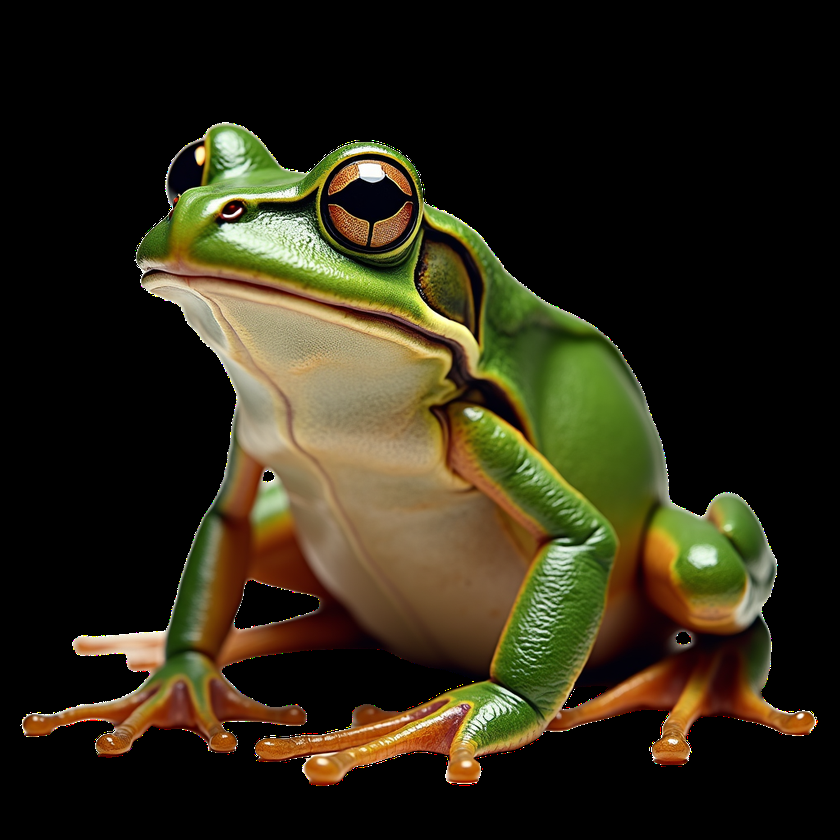
#> input picture examples/images/004.png, 840 x 840 px, shrunk from 1024 x 1024 before the run, found by its file name
$ python ImageCorruption.py   (older library calls are emulated)
#> lines starting #> are read from the running program, lines starting #| are printed output that depends on the picture
import cv2
import numpy as np
import os


def add_realistic_polar_highlight(image_path, output_path, light_dir=(0.5, -0.3, 1.0),
                                  specular_strength=0.8, glossiness=20, env_color=(20, 30, 40)):
    """
    给生物表面添加真实偏振高光（贴合曲面、带环境反光）
    :param image_path: 输入图片路径
    :param output_path: 输出图片路径
    :param light_dir: 光源方向 (x,y,z)，z正方向为光源朝画面内
    :param specular_strength: 高光强度（0-1）
    :param glossiness: 光泽度（值越大，高光越集中）
    :param env_color: 环境反光色（BGR格式，模拟环境色反射）
    """
#> called with image_path = '/root/Polar3D-2/examples/images/004.png', light_dir = (0.5, -0.3, 1), specular_strength = 0.7, glossiness = 15, env_color = (10, 20, 30)
    try:
        # 1. 读取图片并转为浮点型（方便计算）
        image = cv2.imread(image_path).astype(np.float32) / 255.0
        if image is None:
            raise Exception("无法读取图片")
        h, w = image.shape[:2]

        # 2. 计算表面法线（模拟青蛙皮肤的曲面，用高斯模糊+梯度计算）
        gray = cv2.cvtColor((image * 255).astype(np.uint8), cv2.COLOR_BGR2GRAY)
        blur_gray = cv2.GaussianBlur(gray, (5, 5), 0)
        # 计算x/y方向梯度（代表表面法线的x/y分量）
        grad_x = cv2.Sobel(blur_gray, cv2.CV_32F, 1, 0, ksize=3)
        grad_y = cv2.Sobel(blur_gray, cv2.CV_32F, 0, 1, ksize=3)
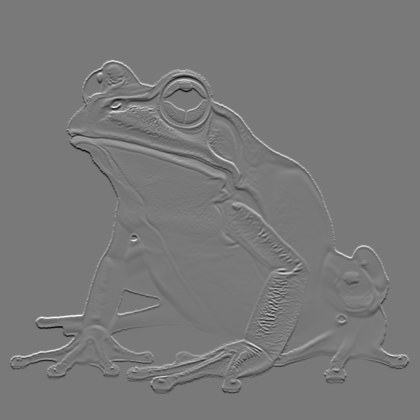
#> grad_y: shape (840, 840) float32 (shown at 1/2 size); min -561, max 619, mean 0; drawn with min black and max white
        # 构造法线向量（归一化）
        norm = np.sqrt(grad_x ** 2 + grad_y ** 2 + 1)
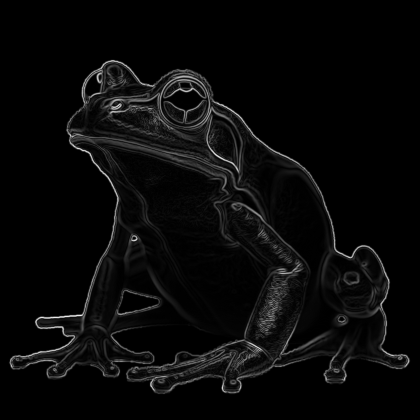
#> norm: shape (840, 840) float32 (shown at 1/2 size); min 1, max 642, mean 24.1; drawn with min black and max white
        normal = np.stack([-grad_x / norm, -grad_y / norm, 1 / norm], axis=-1)
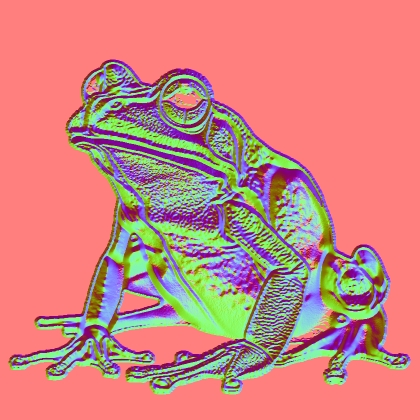
#> normal: shape (840, 840, 3) float32 (shown at 1/2 size); mean of channels 0, 1, 2 0.0117, 0.0421, 0.632; drawn with min black and max white

        # 3. 归一化光源方向
        light_dir = np.array(light_dir, dtype=np.float32)
        light_dir = light_dir / np.linalg.norm(light_dir)

        # 4. 计算高光（Blinn-Phong模型，适合偏振反光）
        # 半程向量（视线方向默认朝画面内，即(0,0,1)）
        view_dir = np.array([0, 0, 1], dtype=np.float32)
        half_dir = (light_dir + view_dir) / np.linalg.norm(light_dir + view_dir)
        # 计算高光强度（贴合曲面）
        specular = np.power(np.clip(np.sum(normal * half_dir, axis=-1), 0, 1), glossiness)
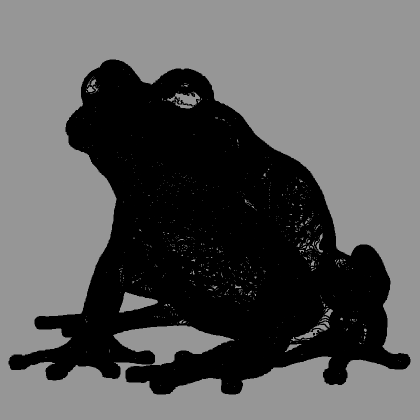
#> specular: shape (840, 840) float32 (shown at 1/2 size); min 0, max 0.589, mean 0.355
        # 叠加环境反光色
        highlight = (np.ones((h, w, 3)) * np.array(env_color) / 255.0) + specular[..., None] * specular_strength
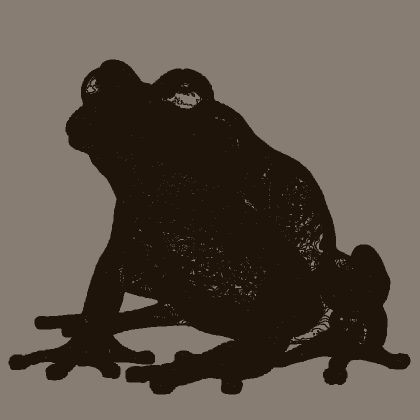
#> highlight: shape (840, 840, 3) float64 (shown at 1/2 size); mean of channels 0, 1, 2 0.288, 0.327, 0.366; drawn as B, G, R
        highlight = np.clip(highlight, 0, 1)  # 限制范围

        # 5. 融合高光与原图（保留细节）
        result = image * (1 - specular_strength * specular[..., None]) + highlight * specular_strength * specular[
            ..., None]
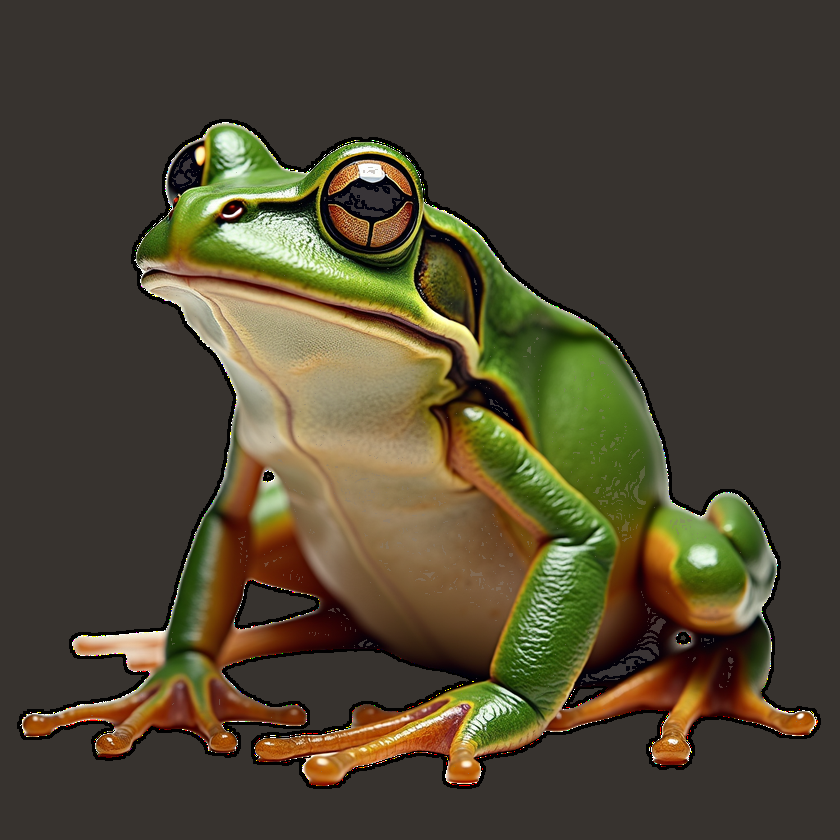
#> result: shape (840, 840, 3) float64; mean B, G, R 0.196, 0.278, 0.308
        result = (np.clip(result, 0, 1) * 255).astype(np.uint8)

        # 6. 创建文件夹并保存
        os.makedirs(os.path.dirname(output_path), exist_ok=True)
        cv2.imwrite(output_path, result)
        print(f"真实偏振高光已保存至：{output_path}")
        return result

    except Exception as e:
        print(f"错误：{str(e)}")
        return None


# ---------------------- 调用（针对这张青蛙图） ----------------------
if __name__ == "__main__":
    add_realistic_polar_highlight(
        image_path="/root/Polar3D-2/examples/images/004.png",  # 替换为你的青蛙图片路径
        output_path="/root/Polar3D-2/examples/HLT_images/004.png",
        light_dir=(0.5, -0.3, 1.0),
        specular_strength=0.7,
        glossiness=15,
        env_color=(10, 20, 30)
    )

$ run again, with examples/images/001.png copied over examples/images/004.png
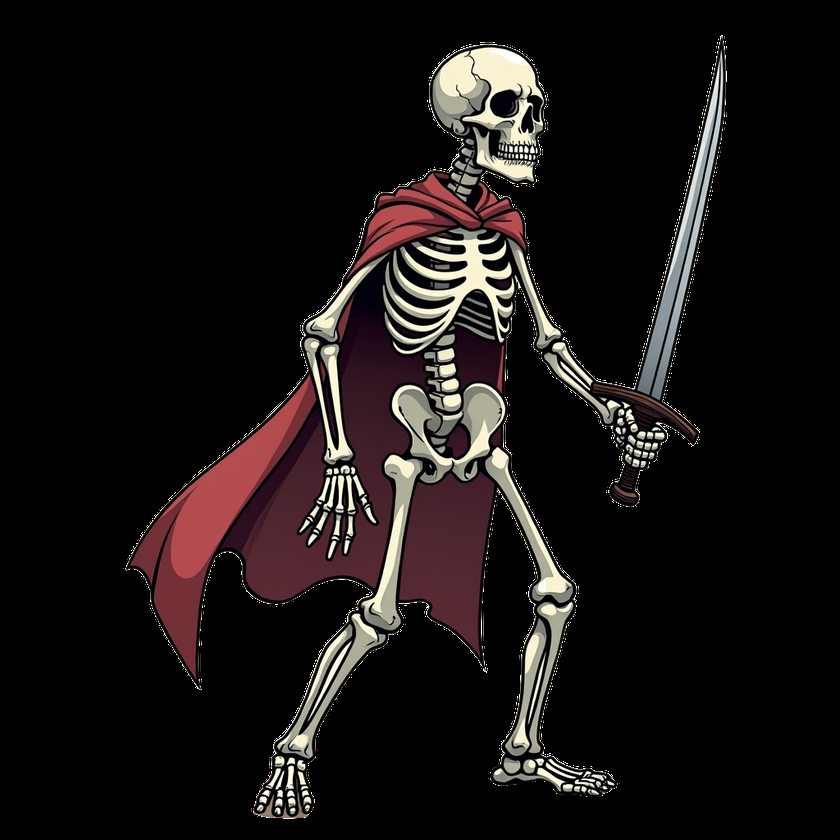
#> input picture examples/images/001.png, 840 x 840 px, shrunk from 1024 x 1024 before the run, found by its file name
#> in add_realistic_polar_highlight, `highlight = (np.ones((h, w, 3)) * np.array(env_color) / 255.0) + specu..`:
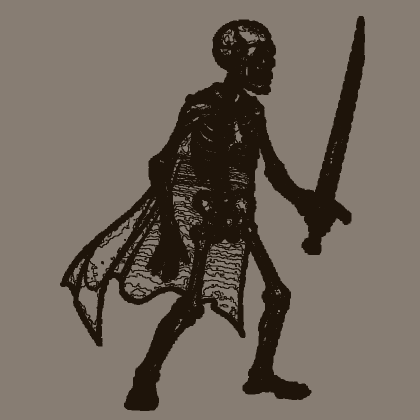
#> highlight: shape (840, 840, 3) float64 (shown at 1/2 size); mean of channels 0, 1, 2 0.362, 0.401, 0.44; drawn as B, G, R
#> in add_realistic_polar_highlight, `result = image * (1 - specular_strength * specular[..., None]) + highl..`:
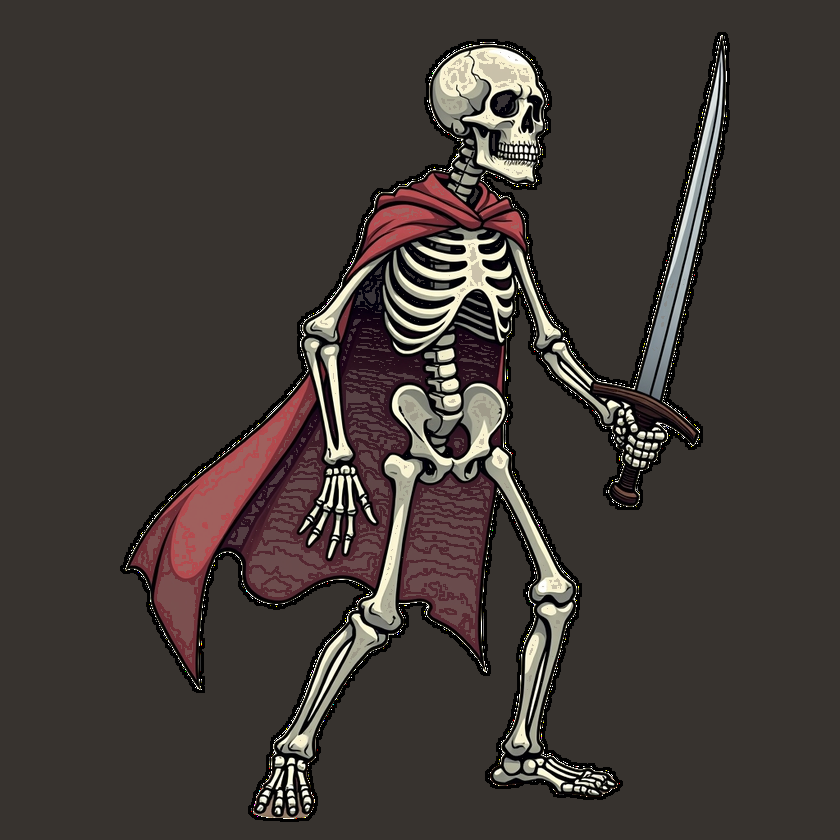
#> result: shape (840, 840, 3) float64; mean B, G, R 0.215, 0.231, 0.258
